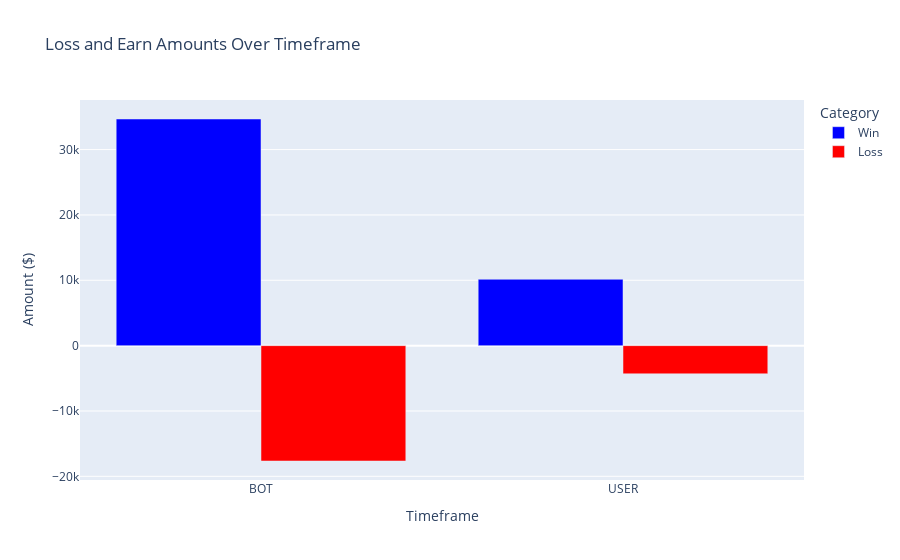

The cell this chart's notebook holds for it:
### Code cell
import plotly.graph_objects as go


# Create figure and add traces
fig = go.Figure()
fig.add_trace(go.Bar(
    x=df.index,
    y=df['win_amount'],
    name='Win',
    marker=dict(color='blue')
))
fig.add_trace(go.Bar(
    x=df.index,
    y=df['lose_amount'],
    name='Loss',
    marker=dict(color='red')
))
# Update layout
fig.update_layout(
    barmode='group',  # To stack bars on top of each other
    xaxis=dict(title='Timeframe'),
    yaxis=dict(title='Amount ($)'),
    title='Loss and Earn Amounts Over Timeframe',
    legend=dict(title='Category')
)

# Show figure
fig.show()

### Figure 1 — Plotly figure (JSON) as saved in the notebook; plotly's stock layout.template omitted (floating-point values rounded to 4 significant figures)
{"data": [{"marker": {"color": "blue"}, "name": "Win", "type": "bar", "x": ["BOT", "USER"], "y": [34680.0, 10160.0]}, {"marker": {"color": "red"}, "name": "Loss", "type": "bar", "x": ["BOT", "USER"], "y": [-17660.0, -4312.0]}], "layout": {"barmode": "group", "legend": {"title": {"text": "Category"}}, "title": {"text": "Loss and Earn Amounts Over Timeframe"}, "xaxis": {"title": {"text": "Timeframe"}}, "yaxis": {"title": {"text": "Amount ($)"}}}}
